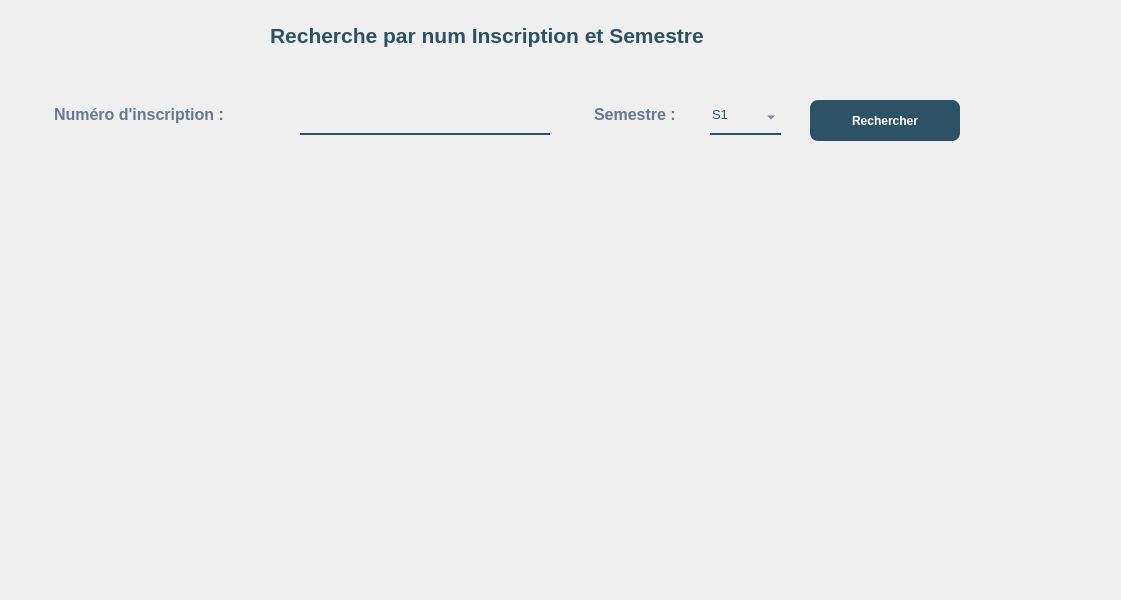
<?xml version="1.0" encoding="UTF-8"?>
<ui version="4.0">
 <class>Dialog</class>
 <widget class="QDialog" name="Dialog">
  <property name="geometry">
   <rect>
    <x>0</x>
    <y>0</y>
    <width>1121</width>
    <height>600</height>
   </rect>
  </property>
  <property name="windowTitle">
   <string>Dialog</string>
  </property>
  <widget class="QPushButton" name="pushButton">
   <property name="geometry">
    <rect>
     <x>810</x>
     <y>100</y>
     <width>150</width>
     <height>41</height>
    </rect>
   </property>
   <property name="font">
    <font>
     <pointsize>-1</pointsize>
     <weight>87</weight>
     <bold>true</bold>
    </font>
   </property>
   <property name="styleSheet">
    <string notr="true">background: rgb(255,255,255);
background: rgba(46,82,101,255);
  border: 0 solid #E2E8F0;
  color: rgb(255, 255, 255);
  font-size: 12px;
  font-weight: 700;
  height: 56px;
  border-radius: 8px;

</string>
   </property>
   <property name="text">
    <string>Rechercher</string>
   </property>
  </widget>
  <widget class="QLabel" name="label_10">
   <property name="geometry">
    <rect>
     <x>270</x>
     <y>10</y>
     <width>581</width>
     <height>51</height>
    </rect>
   </property>
   <property name="font">
    <font>
     <family>Arial</family>
     <pointsize>16</pointsize>
     <weight>75</weight>
     <bold>true</bold>
     <underline>false</underline>
    </font>
   </property>
   <property name="styleSheet">
    <string notr="true">color:rgba(46,82,101,255);
background-color:rgba(0,0,0,0);
</string>
   </property>
   <property name="text">
    <string>Recherche par num Inscription et Semestre</string>
   </property>
  </widget>
  <widget class="QComboBox" name="comboBox_2">
   <property name="geometry">
    <rect>
     <x>710</x>
     <y>100</y>
     <width>71</width>
     <height>35</height>
    </rect>
   </property>
   <property name="font">
    <font>
     <pointsize>10</pointsize>
     <weight>50</weight>
     <bold>false</bold>
    </font>
   </property>
   <property name="styleSheet">
    <string notr="true">background-color:rgba(0,0,0,0);
border: 2px solid rgba(0,0,0,0);
border-bottom-color:rgba(46,82,101,255);
color:rgba(46,82,101,255);
padding-bottom:7px;</string>
   </property>
   <item>
    <property name="text">
     <string>S1</string>
    </property>
   </item>
   <item>
    <property name="text">
     <string>S2</string>
    </property>
   </item>
  </widget>
  <widget class="QTableView" name="tableView">
   <property name="geometry">
    <rect>
     <x>20</x>
     <y>180</y>
     <width>1081</width>
     <height>391</height>
    </rect>
   </property>
   <property name="styleSheet">
    <string notr="true">background:rgba(0,0,0,0);
border:none;</string>
   </property>
  </widget>
  <widget class="QLabel" name="label_2">
   <property name="geometry">
    <rect>
     <x>590</x>
     <y>100</y>
     <width>121</width>
     <height>35</height>
    </rect>
   </property>
   <property name="font">
    <font>
     <pointsize>12</pointsize>
     <weight>75</weight>
     <bold>true</bold>
    </font>
   </property>
   <property name="styleSheet">
    <string notr="true">background-color:rgba(0,0,0,0);
color:rgb(104, 121, 143);
padding-bottom:7px;</string>
   </property>
   <property name="text">
    <string>Semestre :</string>
   </property>
  </widget>
  <widget class="QLabel" name="label_4">
   <property name="geometry">
    <rect>
     <x>-10</x>
     <y>-150</y>
     <width>1131</width>
     <height>761</height>
    </rect>
   </property>
   <property name="styleSheet">
    <string notr="true">border-image:url(:/img/897.jpg);</string>
   </property>
   <property name="text">
    <string/>
   </property>
  </widget>
  <widget class="QLineEdit" name="lineEdit">
   <property name="geometry">
    <rect>
     <x>300</x>
     <y>100</y>
     <width>250</width>
     <height>35</height>
    </rect>
   </property>
   <property name="font">
    <font>
     <pointsize>12</pointsize>
    </font>
   </property>
   <property name="styleSheet">
    <string notr="true">background-color:rgba(0,0,0,0);
border: 2px solid rgba(0,0,0,0);
border-bottom-color:rgba(46,82,101,255);
color:rgb(0,0,0);
padding-bottom:7px;</string>
   </property>
   <property name="placeholderText">
    <string/>
   </property>
  </widget>
  <widget class="QLabel" name="label">
   <property name="geometry">
    <rect>
     <x>50</x>
     <y>100</y>
     <width>241</width>
     <height>35</height>
    </rect>
   </property>
   <property name="font">
    <font>
     <pointsize>12</pointsize>
     <weight>75</weight>
     <bold>true</bold>
    </font>
   </property>
   <property name="styleSheet">
    <string notr="true">background-color:rgba(0,0,0,0);
color:rgb(104, 121, 143);
padding-bottom:7px;</string>
   </property>
   <property name="text">
    <string>Numéro d'inscription :</string>
   </property>
  </widget>
  <zorder>label_4</zorder>
  <zorder>pushButton</zorder>
  <zorder>label_10</zorder>
  <zorder>comboBox_2</zorder>
  <zorder>tableView</zorder>
  <zorder>label_2</zorder>
  <zorder>lineEdit</zorder>
  <zorder>label</zorder>
 </widget>
 <resources>
  <include location="../img/back.qrc"/>
 </resources>
 <connections/>
</ui>
